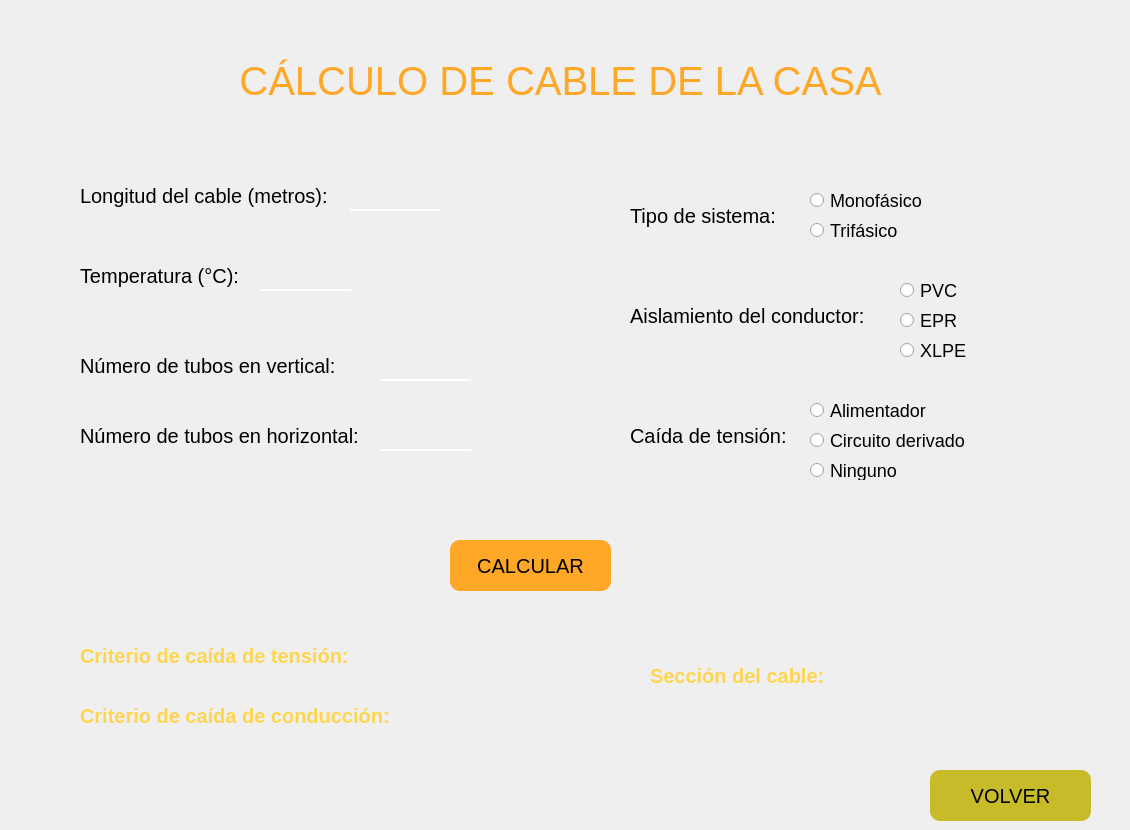
    <widget class="QWidget" name="page_3">
     <widget class="QLabel" name="label_tituloCalculoCable">
      <property name="geometry">
       <rect>
        <x>0</x>
        <y>50</y>
        <width>1121</width>
        <height>61</height>
       </rect>
      </property>
      <property name="styleSheet">
       <string notr="true">QLabel {
	font-size: 40px;
	color: #FFA726;
}</string>
      </property>
      <property name="text">
       <string>CÁLCULO DE CABLE DE LA CASA</string>
      </property>
      <property name="alignment">
       <set>Qt::AlignCenter</set>
      </property>
     </widget>
     <widget class="QLineEdit" name="lineEdit_longitudCable">
      <property name="geometry">
       <rect>
        <x>350</x>
        <y>180</y>
        <width>91</width>
        <height>31</height>
       </rect>
      </property>
      <property name="styleSheet">
       <string notr="true">QLineEdit {
	border: none;
	border-bottom: 2px solid white;
	background-color: transparent;
	font-size: 23px;
}
QLineEdit:hover {
	background-color: #4d4d4d;
}</string>
      </property>
      <property name="text">
       <string/>
      </property>
      <property name="alignment">
       <set>Qt::AlignCenter</set>
      </property>
     </widget>
     <widget class="QLineEdit" name="lineEdit_temperatura">
      <property name="geometry">
       <rect>
        <x>260</x>
        <y>260</y>
        <width>91</width>
        <height>31</height>
       </rect>
      </property>
      <property name="styleSheet">
       <string notr="true">QLineEdit {
	border: none;
	border-bottom: 2px solid white;
	background-color: transparent;
	font-size: 23px;
}
QLineEdit:hover {
	background-color: #4d4d4d;
}</string>
      </property>
      <property name="text">
       <string/>
      </property>
      <property name="alignment">
       <set>Qt::AlignCenter</set>
      </property>
     </widget>
     <widget class="QLabel" name="label_criterioCaidaConduccion">
      <property name="geometry">
       <rect>
        <x>420</x>
        <y>700</y>
        <width>151</width>
        <height>31</height>
       </rect>
      </property>
      <property name="styleSheet">
       <string notr="true">QLabel {
	font-size: 20px;
}</string>
      </property>
      <property name="text">
       <string/>
      </property>
     </widget>
     <widget class="QLabel" name="label_temperatura">
      <property name="geometry">
       <rect>
        <x>80</x>
        <y>260</y>
        <width>171</width>
        <height>31</height>
       </rect>
      </property>
      <property name="styleSheet">
       <string notr="true">QLabel {
	font-size: 20px;
}</string>
      </property>
      <property name="text">
       <string>Temperatura (°C):</string>
      </property>
     </widget>
     <widget class="QLabel" name="label_tipoSistema">
      <property name="geometry">
       <rect>
        <x>630</x>
        <y>200</y>
        <width>181</width>
        <height>31</height>
       </rect>
      </property>
      <property name="styleSheet">
       <string notr="true">QLabel {
	font-size: 20px;
}</string>
      </property>
      <property name="text">
       <string>Tipo de sistema:</string>
      </property>
     </widget>
     <widget class="QLabel" name="label_seccionCable">
      <property name="geometry">
       <rect>
        <x>850</x>
        <y>660</y>
        <width>151</width>
        <height>31</height>
       </rect>
      </property>
      <property name="styleSheet">
       <string notr="true">QLabel {
	font-size: 20px;
}</string>
      </property>
      <property name="text">
       <string/>
      </property>
     </widget>
     <widget class="QLabel" name="label_titulo_criterioCaidaConduccion">
      <property name="geometry">
       <rect>
        <x>80</x>
        <y>700</y>
        <width>331</width>
        <height>31</height>
       </rect>
      </property>
      <property name="styleSheet">
       <string notr="true">QLabel {
	font-size: 20px;
	color: #FFD54F;
	font-weight: bold;
}</string>
      </property>
      <property name="text">
       <string>Criterio de caída de conducción:</string>
      </property>
     </widget>
     <widget class="QLabel" name="label_caidaTension">
      <property name="geometry">
       <rect>
        <x>630</x>
        <y>420</y>
        <width>181</width>
        <height>31</height>
       </rect>
      </property>
      <property name="styleSheet">
       <string notr="true">QLabel {
	font-size: 20px;
}</string>
      </property>
      <property name="text">
       <string>Caída de tensión:</string>
      </property>
     </widget>
     <widget class="QLabel" name="label_longitudCable">
      <property name="geometry">
       <rect>
        <x>80</x>
        <y>180</y>
        <width>271</width>
        <height>31</height>
       </rect>
      </property>
      <property name="styleSheet">
       <string notr="true">QLabel {
	font-size: 20px;
}</string>
      </property>
      <property name="text">
       <string>Longitud del cable (metros):</string>
      </property>
     </widget>
     <widget class="QLabel" name="label_titulo_seccionCable">
      <property name="geometry">
       <rect>
        <x>650</x>
        <y>660</y>
        <width>191</width>
        <height>31</height>
       </rect>
      </property>
      <property name="styleSheet">
       <string notr="true">QLabel {
	font-size: 20px;
	color: #FFD54F;
	font-weight: bold;
}</string>
      </property>
      <property name="text">
       <string>Sección del cable:</string>
      </property>
     </widget>
     <widget class="QLabel" name="label_aislamientoConductor">
      <property name="geometry">
       <rect>
        <x>630</x>
        <y>300</y>
        <width>261</width>
        <height>31</height>
       </rect>
      </property>
      <property name="styleSheet">
       <string notr="true">QLabel {
	font-size: 20px;
}</string>
      </property>
      <property name="text">
       <string>Aislamiento del conductor:</string>
      </property>
     </widget>
     <widget class="QLabel" name="label_titulo_criterioCaidaTension">
      <property name="geometry">
       <rect>
        <x>80</x>
        <y>640</y>
        <width>291</width>
        <height>31</height>
       </rect>
      </property>
      <property name="styleSheet">
       <string notr="true">QLabel {
	font-size: 20px;
	color: #FFD54F;
	font-weight: bold;
}</string>
      </property>
      <property name="text">
       <string>Criterio de caída de tensión:</string>
      </property>
     </widget>
     <widget class="QLabel" name="label_criterioCaidaTension">
      <property name="geometry">
       <rect>
        <x>380</x>
        <y>640</y>
        <width>151</width>
        <height>31</height>
       </rect>
      </property>
      <property name="styleSheet">
       <string notr="true">QLabel {
	font-size: 20px;
}</string>
      </property>
      <property name="text">
       <string/>
      </property>
     </widget>
     <widget class="QPushButton" name="pushButton_calcularSeccionCable">
      <property name="geometry">
       <rect>
        <x>450</x>
        <y>540</y>
        <width>161</width>
        <height>51</height>
       </rect>
      </property>
      <property name="styleSheet">
       <string notr="true">QPushButton {
	background-color: #FFA726; 
	border-radius: 10px;
	font-size: 20px; 
}
QPushButton:hover {
	background-color: #FF9800;
}</string>
      </property>
      <property name="text">
       <string>CALCULAR</string>
      </property>
     </widget>
     <widget class="QPushButton" name="pushButton_volver_2">
      <property name="geometry">
       <rect>
        <x>930</x>
        <y>770</y>
        <width>161</width>
        <height>51</height>
       </rect>
      </property>
      <property name="styleSheet">
       <string notr="true">QPushButton {
	background-color: #c7bb29; 
	border-radius: 10px;
	font-size: 20px; 
}
QPushButton:hover {
	background-color: #ece272;
	color: #626260;
}</string>
      </property>
      <property name="text">
       <string>VOLVER</string>
      </property>
     </widget>
     <widget class="QGroupBox" name="groupBox_tipoSistema">
      <property name="geometry">
       <rect>
        <x>800</x>
        <y>180</y>
        <width>151</width>
        <height>71</height>
       </rect>
      </property>
      <property name="styleSheet">
       <string notr="true">QGroupBox {
    border: none;
}
</string>
      </property>
      <property name="title">
       <string/>
      </property>
      <widget class="QRadioButton" name="radioButton_monofasico">
       <property name="geometry">
        <rect>
         <x>10</x>
         <y>10</y>
         <width>131</width>
         <height>20</height>
        </rect>
       </property>
       <property name="styleSheet">
        <string notr="true">QRadioButton {
	font-size: 18px;
}</string>
       </property>
       <property name="text">
        <string>Monofásico</string>
       </property>
      </widget>
      <widget class="QRadioButton" name="radioButton_trifasico">
       <property name="geometry">
        <rect>
         <x>10</x>
         <y>40</y>
         <width>95</width>
         <height>20</height>
        </rect>
       </property>
       <property name="styleSheet">
        <string notr="true">QRadioButton {
	font-size: 18px;
}</string>
       </property>
       <property name="text">
        <string>Trifásico</string>
       </property>
      </widget>
     </widget>
     <widget class="QGroupBox" name="groupBox_aislamientoConductor">
      <property name="geometry">
       <rect>
        <x>890</x>
        <y>270</y>
        <width>121</width>
        <height>101</height>
       </rect>
      </property>
      <property name="styleSheet">
       <string notr="true">QGroupBox {
    border: none;
}
</string>
      </property>
      <property name="title">
       <string/>
      </property>
      <widget class="QRadioButton" name="radioButton_PVC">
       <property name="geometry">
        <rect>
         <x>10</x>
         <y>10</y>
         <width>81</width>
         <height>20</height>
        </rect>
       </property>
       <property name="styleSheet">
        <string notr="true">QRadioButton {
	font-size: 18px;
}</string>
       </property>
       <property name="text">
        <string>PVC</string>
       </property>
      </widget>
      <widget class="QRadioButton" name="radioButton_EPR">
       <property name="geometry">
        <rect>
         <x>10</x>
         <y>40</y>
         <width>81</width>
         <height>20</height>
        </rect>
       </property>
       <property name="styleSheet">
        <string notr="true">QRadioButton {
	font-size: 18px;
}</string>
       </property>
       <property name="text">
        <string>EPR</string>
       </property>
      </widget>
      <widget class="QRadioButton" name="radioButton_XLPE">
       <property name="geometry">
        <rect>
         <x>10</x>
         <y>70</y>
         <width>81</width>
         <height>20</height>
        </rect>
       </property>
       <property name="styleSheet">
        <string notr="true">QRadioButton {
	font-size: 18px;
}</string>
       </property>
       <property name="text">
        <string>XLPE</string>
       </property>
      </widget>
     </widget>
     <widget class="QGroupBox" name="groupBox_caidaTension">
      <property name="geometry">
       <rect>
        <x>800</x>
        <y>390</y>
        <width>191</width>
        <height>101</height>
       </rect>
      </property>
      <property name="styleSheet">
       <string notr="true">QGroupBox {
    border: none;
}
</string>
      </property>
      <property name="title">
       <string/>
      </property>
      <widget class="QRadioButton" name="radioButton_alimentador">
       <property name="geometry">
        <rect>
         <x>10</x>
         <y>10</y>
         <width>141</width>
         <height>20</height>
        </rect>
       </property>
       <property name="styleSheet">
        <string notr="true">QRadioButton {
	font-size: 18px;
}</string>
       </property>
       <property name="text">
        <string>Alimentador</string>
       </property>
      </widget>
      <widget class="QRadioButton" name="radioButton_circuitoDerivado">
       <property name="geometry">
        <rect>
         <x>10</x>
         <y>40</y>
         <width>171</width>
         <height>20</height>
        </rect>
       </property>
       <property name="styleSheet">
        <string notr="true">QRadioButton {
	font-size: 18px;
}</string>
       </property>
       <property name="text">
        <string>Circuito derivado</string>
       </property>
      </widget>
      <widget class="QRadioButton" name="radioButton_ninguno">
       <property name="geometry">
        <rect>
         <x>10</x>
         <y>70</y>
         <width>111</width>
         <height>20</height>
        </rect>
       </property>
       <property name="styleSheet">
        <string notr="true">QRadioButton {
	font-size: 18px;
}</string>
       </property>
       <property name="text">
        <string>Ninguno</string>
       </property>
      </widget>
     </widget>
     <widget class="QLineEdit" name="lineEdit_tubosVerticales">
      <property name="geometry">
       <rect>
        <x>380</x>
        <y>350</y>
        <width>91</width>
        <height>31</height>
       </rect>
      </property>
      <property name="styleSheet">
       <string notr="true">QLineEdit {
	border: none;
	border-bottom: 2px solid white;
	background-color: transparent;
	font-size: 23px;
}
QLineEdit:hover {
	background-color: #4d4d4d;
}</string>
      </property>
      <property name="text">
       <string/>
      </property>
      <property name="alignment">
       <set>Qt::AlignCenter</set>
      </property>
     </widget>
     <widget class="QLabel" name="label_tubosVerticales">
      <property name="geometry">
       <rect>
        <x>80</x>
        <y>350</y>
        <width>261</width>
        <height>31</height>
       </rect>
      </property>
      <property name="styleSheet">
       <string notr="true">QLabel {
	font-size: 20px;
}</string>
      </property>
      <property name="text">
       <string>Número de tubos en vertical:</string>
      </property>
     </widget>
     <widget class="QLabel" name="label_tubosHorizontales">
      <property name="geometry">
       <rect>
        <x>80</x>
        <y>420</y>
        <width>291</width>
        <height>31</height>
       </rect>
      </property>
      <property name="styleSheet">
       <string notr="true">QLabel {
	font-size: 20px;
}</string>
      </property>
      <property name="text">
       <string>Número de tubos en horizontal:</string>
      </property>
     </widget>
     <widget class="QLineEdit" name="lineEdit_tubosHorizontales">
      <property name="geometry">
       <rect>
        <x>380</x>
        <y>420</y>
        <width>91</width>
        <height>31</height>
       </rect>
      </property>
      <property name="styleSheet">
       <string notr="true">QLineEdit {
	border: none;
	border-bottom: 2px solid white;
	background-color: transparent;
	font-size: 23px;
}
QLineEdit:hover {
	background-color: #4d4d4d;
}</string>
      </property>
      <property name="text">
       <string/>
      </property>
      <property name="alignment">
       <set>Qt::AlignCenter</set>
      </property>
     </widget>
    </widget>
